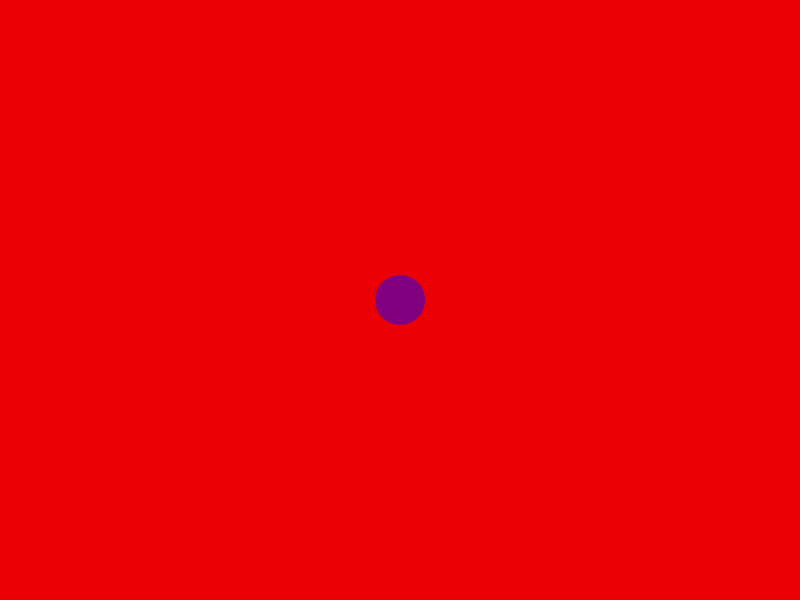
Frame 1 (no input)
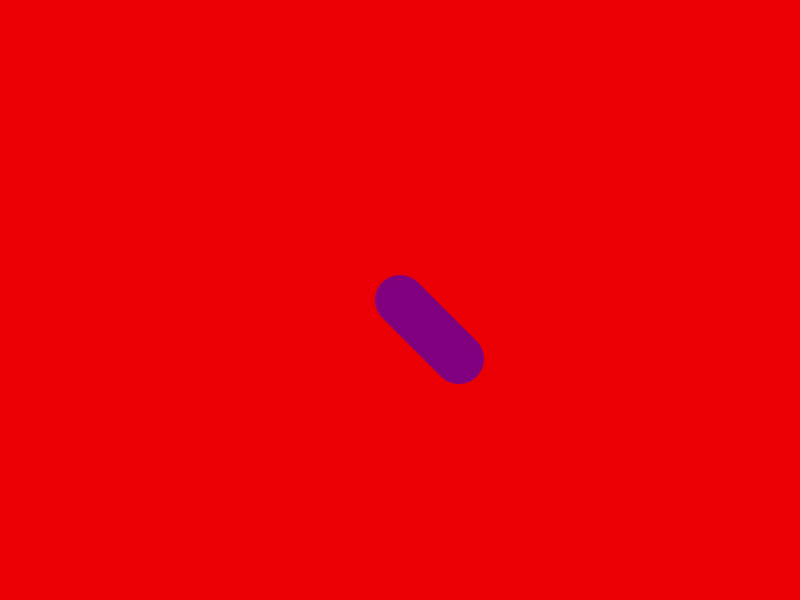
Frame 60 (the mouse pressed at the canvas centre just before this capture)
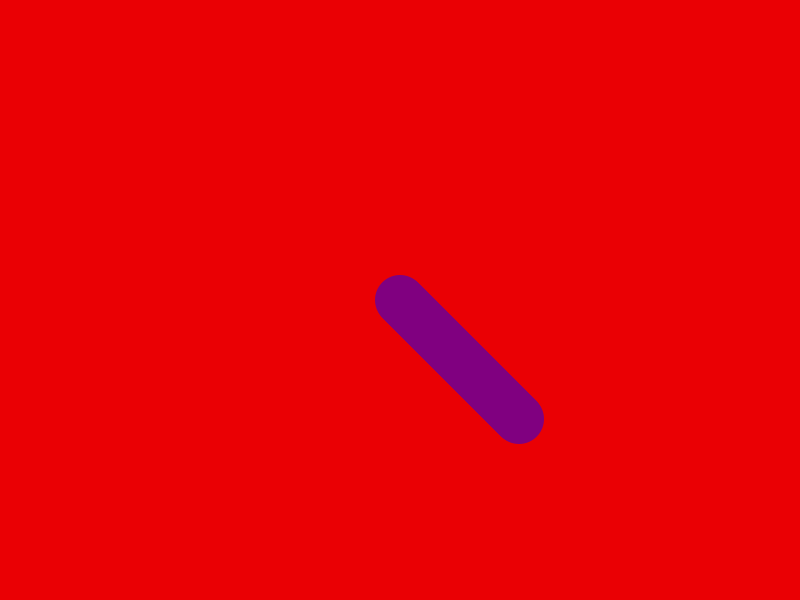
Frame 120 (the mouse held since frame 60 and released just before this capture)

The Processing sketch that drew these frames (run headless with seeded random() and noise(); from frame 60 on, the mouse is pressed at the canvas centre):

// Processing sketch: My_XY_control_piece
// ── My_XY_control_piece.pde
 float x;
 float y;


void setup() {
 size(800, 600);
 background(234, 0, 4);
 x = width / 2;
 y = height / 2;
}
void draw () {
 fill(128, 0, 128);
 noStroke();
 ellipse(x, y, 50, 50);
 
 x = x + 1;
 y = y + 1;
 
 if (x > width) {
   x =0;
 }
 if(y > height) {
   y = 0;
 }
}
